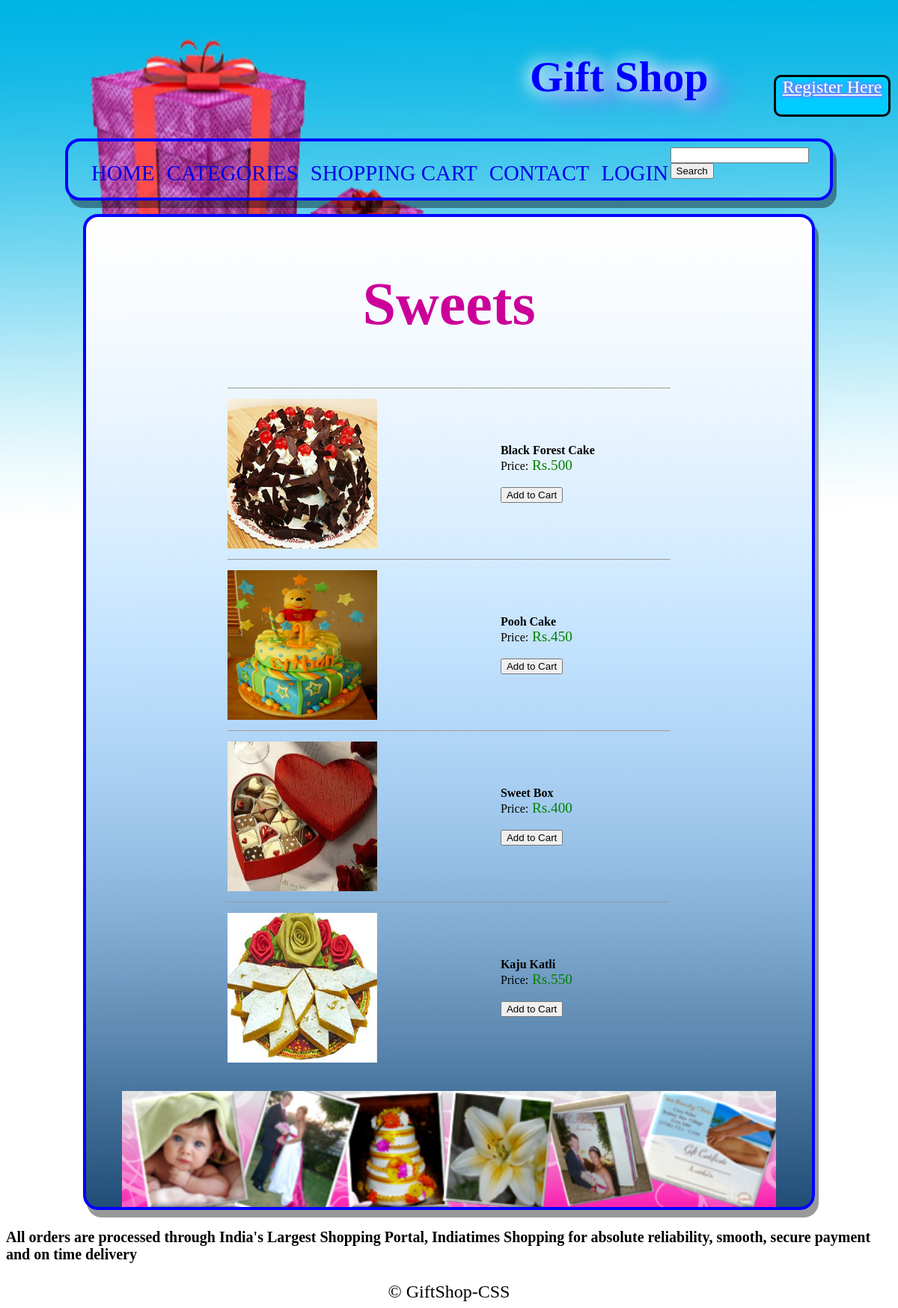
Page /sweets.php on the committed database.
### tables this page shows
CREATE TABLE IF NOT EXISTS `gifts` (
  `id_no` int(20) NOT NULL AUTO_INCREMENT,
  `name` varchar(100) NOT NULL,
  `prize` int(100) NOT NULL,
  `picture` varchar(100) NOT NULL,
  `category` varchar(100) NOT NULL,
  PRIMARY KEY (`id_no`)
);

### sweets.php (the view, shortened to what this page needs)
<?php include 'top.php'; ?>
<!DOCTYPE html PUBLIC "-//W3C//DTD XHTML 1.0 Transitional//EN" "http://www.w3.org/TR/xhtml1/DTD/xhtml1-transitional.dtd">
<html xmlns="http://www.w3.org/1999/xhtml">
<head>
</head>
<body>
<form name="form1" method="post" action="loginForm.php">
<div align="center">
<h1 class="head">Sweets</h1>
	<table border="0" cellpadding="2px" width="600px">
		<?php
			$result=mysql_query("select * from  gifts where category='s'") or die("select * from  gifts where category='s'"."<br/><br/>".mysql_error());
			while($row=mysql_fetch_array($result)){
		?>
		<tr><td colspan="2"><hr size="1" /></td></tr>
    	<tr >
        	<td><img src="<?php echo $row['picture']?>"   width="200" height="200"/></td>
            <td>   	<b><?php echo $row['name']?></b><br />
                    Price:<big style="color:green">
                    	Rs.<?php echo $row['prize']?></big><br /><br />
                    <input type="submit" value="Add to Cart" onclick="submit" />
			</td>
		</tr>
        <?php } ?>
    </table>
</div>
</form>
</body>
</html>
<?php include 'bottom.php'; ?>

### css/css1.css (style rules this page uses)
h1.head { font-family:Ravie;color:CC0099;font-size:80px; text-align:center; }

### rows in the picture
gifts: picture (picture), name "Black Forest Cake", prize "500"
gifts: picture (picture), name "Pooh Cake", prize "450"
gifts: picture (picture), name "Sweet Box", prize "400"
gifts: picture (picture), name "Kaju Katli", prize "550"
